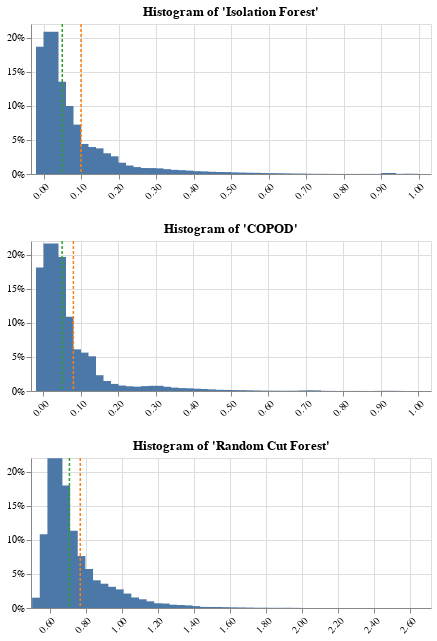

Notebook source saved alongside this figure:
### Markdown cell above
# Model Evaluation

### Code cell
charts = []
for model, score in zip(
    ["Isolation Forest", "COPOD", "Random Cut Forest"],
    [if_scores[:, 1], cop_scores[:, 1], rcf_scores],
):
    charts.append(
        plot_histogram(score, model, bins=50, bar_size=15, height=150, n_digits=2)
    )

alt.VConcatChart(vconcat=charts).configure_axisX(labelAngle=-45)

### Figure 1 — Vega-Lite specification as saved in the notebook (floating-point values rounded to 4 significant figures)
{"config": {"view": {"continuousWidth": 400, "continuousHeight": 300}, "axisX": {"labelAngle": -45}}, "vconcat": [{"layer": [{"data": {"name": "data-a670c9da510b82fb19413570e338ec17"}, "mark": {"type": "bar", "size": 15}, "encoding": {"tooltip": [{"type": "quantitative", "field": "Isolation Forest", "format": ".2f"}, {"type": "quantitative", "field": "count", "format": ".0f"}], "x": {"type": "quantitative", "axis": {"format": ".2f", "title": null}, "field": "Isolation Forest", "scale": {"domain": [-0.02, 1.02], "nice": false}}, "y": {"type": "quantitative", "axis": {"format": ".0%", "title": null}, "field": "pecent_of_total"}}, "transform": [{"joinaggregate": [{"op": "sum", "field": "count", "as": "total_count"}]}, {"calculate": "datum.count / datum.total_count", "as": "pecent_of_total"}]}, {"data": {"name": "data-144088d614fc03b57ba8e03b5766903e"}, "mark": {"type": "rule", "color": "#ff7f0e", "size": 1.5, "strokeDash": [3, 2]}, "encoding": {"tooltip": [{"type": "quantitative", "field": "mean"}, {"type": "quantitative", "field": "mean"}], "x": {"type": "quantitative", "field": "mean"}}}, {"data": {"name": "data-144088d614fc03b57ba8e03b5766903e"}, "mark": {"type": "rule", "color": "#2ca02c", "size": 1.5, "strokeDash": [3, 2]}, "encoding": {"tooltip": [{"type": "quantitative", "field": "median"}, {"type": "quantitative", "field": "median"}], "x": {"type": "quantitative", "field": "median"}}}], "height": 150, "title": "Histogram of 'Isolation Forest'"}, {"layer": [{"data": {"name": "data-716755128062524ae43c398516102fbd"}, "mark": {"type": "bar", "size": 15}, "encoding": {"tooltip": [{"type": "quantitative", "field": "COPOD", "format": ".2f"}, {"type": "quantitative", "field": "count", "format": ".0f"}], "x": {"type": "quantitative", "axis": {"format": ".2f", "title": null}, "field": "COPOD", "scale": {"domain": [-0.01969, 1.02], "nice": false}}, "y": {"type": "quantitative", "axis": {"format": ".0%", "title": null}, "field": "pecent_of_total"}}, "transform": [{"joinaggregate": [{"op": "sum", "field": "count", "as": "total_count"}]}, {"calculate": "datum.count / datum.total_count", "as": "pecent_of_total"}]}, {"data": {"name": "data-6bdde3440c7709665c7948d50c140e5e"}, "mark": {"type": "rule", "color": "#ff7f0e", "size": 1.5, "strokeDash": [3, 2]}, "encoding": {"tooltip": [{"type": "quantitative", "field": "mean"}, {"type": "quantitative", "field": "mean"}], "x": {"type": "quantitative", "field": "mean"}}}, {"data": {"name": "data-6bdde3440c7709665c7948d50c140e5e"}, "mark": {"type": "rule", "color": "#2ca02c", "size": 1.5, "strokeDash": [3, 2]}, "encoding": {"tooltip": [{"type": "quantitative", "field": "median"}, {"type": "quantitative", "field": "median"}], "x": {"type": "quantitative", "field": "median"}}}], "height": 150, "title": "Histogram of 'COPOD'"}, {"layer": [{"data": {"name": "data-8500cbed6832fb360162322925689e64"}, "mark": {"type": "bar", "size": 15}, "encoding": {"tooltip": [{"type": "quantitative", "field": "Random Cut Forest", "format": ".2f"}, {"type": "quantitative", "field": "count", "format": ".0f"}], "x": {"type": "quantitative", "axis": {"format": ".2f", "title": null}, "field": "Random Cut Forest", "scale": {"domain": [0.5248, 2.686], "nice": false}}, "y": {"type": "quantitative", "axis": {"format": ".0%", "title": null}, "field": "pecent_of_total"}}, "transform": [{"joinaggregate": [{"op": "sum", "field": "count", "as": "total_count"}]}, {"calculate": "datum.count / datum.total_count", "as": "pecent_of_total"}]}, {"data": {"name": "data-c8c44485e1cae663b8185eaf95f1df51"}, "mark": {"type": "rule", "color": "#ff7f0e", "size": 1.5, "strokeDash": [3, 2]}, "encoding": {"tooltip": [{"type": "quantitative", "field": "mean"}, {"type": "quantitative", "field": "mean"}], "x": {"type": "quantitative", "field": "mean"}}}, {"data": {"name": "data-c8c44485e1cae663b8185eaf95f1df51"}, "mark": {"type": "rule", "color": "#2ca02c", "size": 1.5, "strokeDash": [3, 2]}, "encoding": {"tooltip": [{"type": "quantitative", "field": "median"}, {"type": "quantitative", "field": "median"}], "x": {"type": "quantitative", "field": "median"}}}], "height": 150, "title": "Histogram of 'Random Cut Forest'"}], "$schema": "https://vega.github.io/schema/vega-lite/v4.8.1.json", "datasets": {"data-a670c9da510b82fb19413570e338ec17": [{"Isolation Forest": 0.0, "count": 22038}, {"Isolation Forest": 0.02, "count": 24626}, {"Isolation Forest": 0.04, "count": 15983}, {"Isolation Forest": 0.06, "count": 11766}, {"Isolation Forest": 0.08, "count": 8556}, {"Isolation Forest": 0.1, "count": 5195}, {"Isolation Forest": 0.12, "count": 4669}, {"Isolation Forest": 0.14, "count": 4440}, {"Isolation Forest": 0.16, "count": 3590}, {"Isolation Forest": 0.18, "count": 3064}, {"Isolation Forest": 0.2, "count": 1957}, {"Isolation Forest": 0.22, "count": 1469}, {"Isolation Forest": 0.24, "count": 1198}, {"Isolation Forest": 0.26, "count": 1016}, {"Isolation Forest": 0.28, "count": 997}, {"Isolation Forest": 0.3, "count": 979}, {"Isolation Forest": 0.32, "count": 829}, {"Isolation Forest": 0.34, "count": 724}, {"Isolation Forest": 0.36, "count": 643}, {"Isolation Forest": 0.38, "count": 585}, {"Isolation Forest": 0.4, "count": 457}, {"Isolation Forest": 0.42, "count": 432}, {"Isolation Forest": 0.44, "count": 388}, {"Isolation Forest": 0.46, "count": 330}, {"Isolation Forest": 0.48, "count": 327}, {"Isolation Forest": 0.5, "count": 252}, {"Isolation Forest": 0.52, "count": 236}, {"Isolation Forest": 0.54, "count": 197}, {"Isolation Forest": 0.56, "count": 201}, {"Isolation Forest": 0.58, "count": 159}, {"Isolation Forest": 0.6, "count": 126}, {"Isolation Forest": 0.62, "count": 100}, {"Isolation Forest": 0.64, "count": 88}, {"Isolation Forest": 0.66, "count": 52}, {"Isolation Forest": 0.68, "count": 49}, {"Isolation Forest": 0.7, "count": 33}, {"Isolation Forest": 0.72, "count": 19}, {"Isolation Forest": 0.74, "count": 18}, {"Isolation Forest": 0.76, "count": 11}, {"Isolation Forest": 0.78, "count": 7}, {"Isolation Forest": 0.8, "count": 8}, {"Isolation Forest": 0.82, "count": 6}, {"Isolation Forest": 0.84, "count": 9}, {"Isolation Forest": 0.86, "count": 9}, {"Isolation Forest": 0.88, "count": 12}, {"Isolation Forest": 0.9, "count": 6}, {"Isolation Forest": 0.92, "count": 177}, {"Isolation Forest": 0.94, "count": 16}, {"Isolation Forest": 0.96, "count": 19}, {"Isolation Forest": 0.98, "count": 40}], "data-144088d614fc03b57ba8e03b5766903e": [{"mean": 0.1, "median": 0.05}], "data-716755128062524ae43c398516102fbd": [{"COPOD": 0.0003095, "count": 21407}, {"COPOD": 0.0203, "count": 25555}, {"COPOD": 0.0403, "count": 23215}, {"COPOD": 0.06029, "count": 12872}, {"COPOD": 0.08028, "count": 7215}, {"COPOD": 0.1003, "count": 6646}, {"COPOD": 0.1203, "count": 6013}, {"COPOD": 0.1403, "count": 2735}, {"COPOD": 0.1603, "count": 1732}, {"COPOD": 0.1803, "count": 1230}, {"COPOD": 0.2002, "count": 946}, {"COPOD": 0.2202, "count": 806}, {"COPOD": 0.2402, "count": 728}, {"COPOD": 0.2602, "count": 719}, {"COPOD": 0.2802, "count": 847}, {"COPOD": 0.3002, "count": 901}, {"COPOD": 0.3202, "count": 734}, {"COPOD": 0.3402, "count": 591}, {"COPOD": 0.3602, "count": 487}, {"COPOD": 0.3802, "count": 452}, {"COPOD": 0.4002, "count": 394}, {"COPOD": 0.4202, "count": 338}, {"COPOD": 0.4402, "count": 263}, {"COPOD": 0.4602, "count": 202}, {"COPOD": 0.4802, "count": 183}, {"COPOD": 0.5002, "count": 140}, {"COPOD": 0.5201, "count": 117}, {"COPOD": 0.5401, "count": 91}, {"COPOD": 0.5601, "count": 66}, {"COPOD": 0.5801, "count": 47}, {"COPOD": 0.6001, "count": 31}, {"COPOD": 0.6201, "count": 28}, {"COPOD": 0.6401, "count": 22}, {"COPOD": 0.6601, "count": 23}, {"COPOD": 0.6801, "count": 35}, {"COPOD": 0.7001, "count": 72}, {"COPOD": 0.7201, "count": 100}, {"COPOD": 0.7401, "count": 20}, {"COPOD": 0.7601, "count": 15}, {"COPOD": 0.7801, "count": 3}, {"COPOD": 0.8001, "count": 8}, {"COPOD": 0.8201, "count": 6}, {"COPOD": 0.84, "count": 11}, {"COPOD": 0.86, "count": 1}, {"COPOD": 0.88, "count": 3}, {"COPOD": 0.9, "count": 21}, {"COPOD": 0.92, "count": 21}, {"COPOD": 0.94, "count": 15}, {"COPOD": 0.96, "count": 0}, {"COPOD": 0.98, "count": 1}], "data-6bdde3440c7709665c7948d50c140e5e": [{"mean": 0.08, "median": 0.05}], "data-8500cbed6832fb360162322925689e64": [{"Random Cut Forest": 0.5448, "count": 1786}, {"Random Cut Forest": 0.5872, "count": 12771}, {"Random Cut Forest": 0.6297, "count": 25937}, {"Random Cut Forest": 0.6721, "count": 21220}, {"Random Cut Forest": 0.7145, "count": 13371}, {"Random Cut Forest": 0.7569, "count": 8996}, {"Random Cut Forest": 0.7994, "count": 6761}, {"Random Cut Forest": 0.8418, "count": 4797}, {"Random Cut Forest": 0.8842, "count": 4207}, {"Random Cut Forest": 0.9267, "count": 3672}, {"Random Cut Forest": 0.9691, "count": 3223}, {"Random Cut Forest": 1.012, "count": 2500}, {"Random Cut Forest": 1.054, "count": 1825}, {"Random Cut Forest": 1.096, "count": 1510}, {"Random Cut Forest": 1.139, "count": 1156}, {"Random Cut Forest": 1.181, "count": 782}, {"Random Cut Forest": 1.224, "count": 775}, {"Random Cut Forest": 1.266, "count": 569}, {"Random Cut Forest": 1.309, "count": 506}, {"Random Cut Forest": 1.351, "count": 450}, {"Random Cut Forest": 1.393, "count": 324}, {"Random Cut Forest": 1.436, "count": 190}, {"Random Cut Forest": 1.478, "count": 153}, {"Random Cut Forest": 1.521, "count": 164}, {"Random Cut Forest": 1.563, "count": 113}, {"Random Cut Forest": 1.606, "count": 82}, {"Random Cut Forest": 1.648, "count": 57}, {"Random Cut Forest": 1.69, "count": 60}, {"Random Cut Forest": 1.733, "count": 25}, {"Random Cut Forest": 1.775, "count": 31}, {"Random Cut Forest": 1.818, "count": 26}, {"Random Cut Forest": 1.86, "count": 13}, {"Random Cut Forest": 1.903, "count": 23}, {"Random Cut Forest": 1.945, "count": 23}, {"Random Cut Forest": 1.987, "count": 6}, {"Random Cut Forest": 2.03, "count": 1}, {"Random Cut Forest": 2.072, "count": 0}, {"Random Cut Forest": 2.115, "count": 0}, {"Random Cut Forest": 2.157, "count": 0}, {"Random Cut Forest": 2.2, "count": 0}, {"Random Cut Forest": 2.242, "count": 0}, {"Random Cut Forest": 2.284, "count": 1}, {"Random Cut Forest": 2.327, "count": 1}, {"Random Cut Forest": 2.369, "count": 0}, {"Random Cut Forest": 2.412, "count": 0}, {"Random Cut Forest": 2.454, "count": 0}, {"Random Cut Forest": 2.497, "count": 0}, {"Random Cut Forest": 2.539, "count": 0}, {"Random Cut Forest": 2.581, "count": 0}, {"Random Cut Forest": 2.624, "count": 1}], "data-c8c44485e1cae663b8185eaf95f1df51": [{"mean": 0.77, "median": 0.71}]}}
